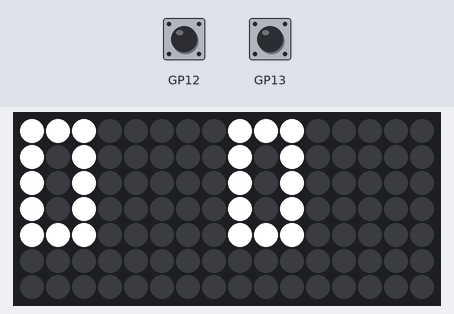
Bench run of a program on a simulated Raspberry Pi Pico running MicroPython. On the bench: 16×7 RGB LED matrix. The test bench sets the inputs (shaded band).

Above: at 1.2 s.
1.3 s: button A pressed for 0.15 s
At 2.3 s:
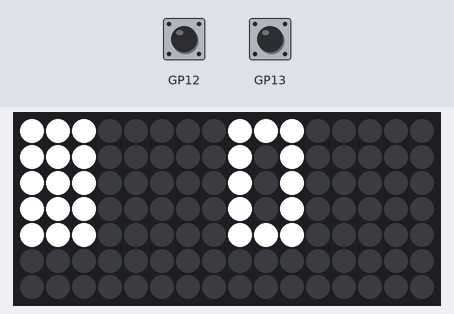
3.0 s: button B pressed for 0.15 s
At 3.6 s:
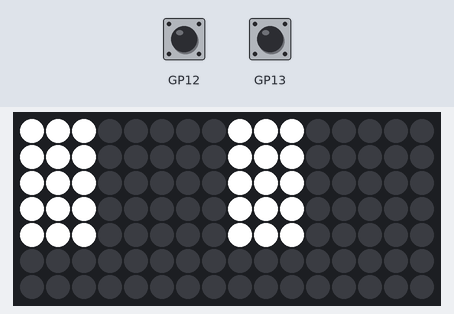
Timing chart, 0 to 6.0 s (numbered marks = the images above; inputs shaded):
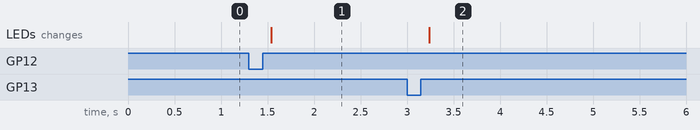

The program:

pico_digits_gpt_v1.py
```python
from picounicorn import PicoUnicorn
picounicorn = PicoUnicorn()
import time

w = picounicorn.get_width()  # 16
h = picounicorn.get_height()  # 7

# Define team scores
team_a_score = 0
team_b_score = 0

# Define digit representations (0-9)
digits = [
    [0b111, 0b101, 0b101, 0b101, 0b111],  # 0
    [0b010, 0b010, 0b010, 0b010, 0b010],  # 1
    [0b111, 0b001, 0b111, 0b100, 0b111],  # 2
    [0b111, 0b001, 0b111, 0b001, 0b111],  # 3
    [0b101, 0b101, 0b111, 0b001, 0b001],  # 4
    [0b111, 0b100, 0b111, 0b001, 0b111],  # 5
    [0b111, 0b100, 0b111, 0b101, 0b111],  # 6
    [0b111, 0b001, 0b001, 0b001, 0b001],  # 7
    [0b111, 0b101, 0b111, 0b101, 0b111],  # 8
    [0b111, 0b101, 0b111, 0b001, 0b111]   # 9
]

def display_digit(x, y, digit):
    for row, pattern in enumerate(digits[digit]):
        for col in range(3):
            if pattern & (1 << col):
                picounicorn.set_pixel(x + col, y + row, 255, 255, 255)  # Set pixel color to white

def update_scoreboard():
    # Display team A's score
    display_digit(0, 0, team_a_score)

    # Display team B's score
    display_digit(8, 0, team_b_score)

# Main loop
while True:
    # Display the initial scoreboard
    update_scoreboard()

    # Check for button presses to update scores
    if picounicorn.is_pressed(picounicorn.BUTTON_A):
        team_a_score += 1
        if team_a_score > 9:
            team_a_score = 0
        time.sleep(0.2)  # Debounce the button press (adjust as needed)

    if picounicorn.is_pressed(picounicorn.BUTTON_B):
        team_b_score += 1
        if team_b_score > 9:
            team_b_score = 0
        time.sleep(0.2)  # Debounce the button press (adjust as needed)
```

Measured:
- after the input at 1.3 s, the LEDs: change after 0.24 s (image 1)
- after the input at 3.0 s, the LEDs: change after 0.24 s (image 2)
